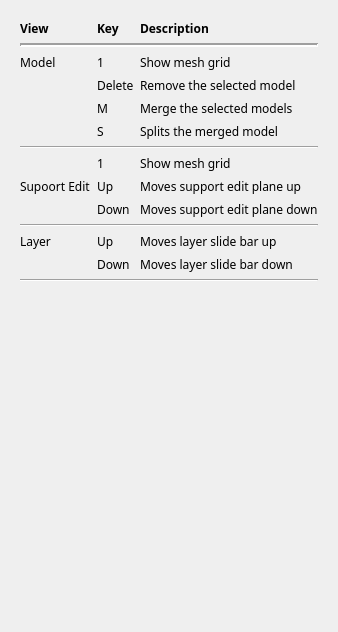
           <widget class="QWidget" name="tab_3">
            <attribute name="title">
             <string>Shortcut Key</string>
            </attribute>
            <layout class="QGridLayout" name="gridLayout_7">
             <item row="1" column="0">
              <spacer name="verticalSpacer_2">
               <property name="font">
                <font>
                 <family>맑은 고딕</family>
                 <pointsize>9</pointsize>
                 <weight>50</weight>
                 <bold>false</bold>
                </font>
               </property>
               <property name="orientation">
                <enum>Qt::Vertical</enum>
               </property>
               <property name="sizeType">
                <enum>QSizePolicy::Maximum</enum>
               </property>
               <property name="sizeHint" stdset="0">
                <size>
                 <width>20</width>
                 <height>330</height>
                </size>
               </property>
              </spacer>
             </item>
             <item row="0" column="0">
              <widget class="QFrame" name="frame_3">
               <property name="font">
                <font>
                 <family>맑은 고딕</family>
                 <pointsize>9</pointsize>
                 <weight>50</weight>
                 <bold>false</bold>
                </font>
               </property>
               <layout class="QGridLayout" name="gridLayout_4">
                <item row="9" column="0">
                 <widget class="QLabel" name="label_67">
                  <property name="maximumSize">
                   <size>
                    <width>150</width>
                    <height>16777215</height>
                   </size>
                  </property>
                  <property name="font">
                   <font>
                    <family>맑은 고딕</family>
                    <pointsize>9</pointsize>
                    <weight>50</weight>
                    <bold>false</bold>
                   </font>
                  </property>
                  <property name="text">
                   <string>Supoort Edit</string>
                  </property>
                 </widget>
                </item>
                <item row="9" column="1">
                 <widget class="QLabel" name="label_70">
                  <property name="font">
                   <font>
                    <family>맑은 고딕</family>
                    <pointsize>9</pointsize>
                    <weight>50</weight>
                    <bold>false</bold>
                   </font>
                  </property>
                  <property name="text">
                   <string>Up</string>
                  </property>
                 </widget>
                </item>
                <item row="0" column="2">
                 <widget class="QLabel" name="label_4">
                  <property name="font">
                   <font>
                    <family>맑은 고딕</family>
                    <pointsize>9</pointsize>
                    <weight>75</weight>
                    <bold>true</bold>
                   </font>
                  </property>
                  <property name="text">
                   <string>Description</string>
                  </property>
                 </widget>
                </item>
                <item row="2" column="0">
                 <widget class="QLabel" name="label_82">
                  <property name="maximumSize">
                   <size>
                    <width>150</width>
                    <height>16777215</height>
                   </size>
                  </property>
                  <property name="font">
                   <font>
                    <family>맑은 고딕</family>
                    <pointsize>9</pointsize>
                    <weight>50</weight>
                    <bold>false</bold>
                   </font>
                  </property>
                  <property name="text">
                   <string>Model</string>
                  </property>
                 </widget>
                </item>
                <item row="1" column="0" colspan="3">
                 <widget class="Line" name="line_7">
                  <property name="minimumSize">
                   <size>
                    <width>0</width>
                    <height>5</height>
                   </size>
                  </property>
                  <property name="maximumSize">
                   <size>
                    <width>16777215</width>
                    <height>5</height>
                   </size>
                  </property>
                  <property name="font">
                   <font>
                    <family>맑은 고딕</family>
                    <pointsize>9</pointsize>
                    <weight>75</weight>
                    <bold>true</bold>
                   </font>
                  </property>
                  <property name="frameShadow">
                   <enum>QFrame::Sunken</enum>
                  </property>
                  <property name="lineWidth">
                   <number>2</number>
                  </property>
                  <property name="orientation">
                   <enum>Qt::Horizontal</enum>
                  </property>
                 </widget>
                </item>
                <item row="4" column="1">
                 <widget class="QLabel" name="label_64">
                  <property name="font">
                   <font>
                    <family>맑은 고딕</family>
                    <pointsize>9</pointsize>
                    <weight>50</weight>
                    <bold>false</bold>
                   </font>
                  </property>
                  <property name="text">
                   <string>Delete</string>
                  </property>
                 </widget>
                </item>
                <item row="0" column="1">
                 <widget class="QLabel" name="label_10">
                  <property name="font">
                   <font>
                    <family>맑은 고딕</family>
                    <pointsize>9</pointsize>
                    <weight>75</weight>
                    <bold>true</bold>
                   </font>
                  </property>
                  <property name="text">
                   <string>Key</string>
                  </property>
                 </widget>
                </item>
                <item row="12" column="1">
                 <widget class="QLabel" name="label_58">
                  <property name="font">
                   <font>
                    <family>맑은 고딕</family>
                    <pointsize>9</pointsize>
                    <weight>50</weight>
                    <bold>false</bold>
                   </font>
                  </property>
                  <property name="text">
                   <string>Up</string>
                  </property>
                 </widget>
                </item>
                <item row="4" column="2">
                 <widget class="QLabel" name="label_45">
                  <property name="font">
                   <font>
                    <family>맑은 고딕</family>
                    <pointsize>9</pointsize>
                    <weight>50</weight>
                    <bold>false</bold>
                   </font>
                  </property>
                  <property name="text">
                   <string>Remove the selected model</string>
                  </property>
                 </widget>
                </item>
                <item row="0" column="0">
                 <widget class="QLabel" name="label_49">
                  <property name="maximumSize">
                   <size>
                    <width>150</width>
                    <height>16777215</height>
                   </size>
                  </property>
                  <property name="font">
                   <font>
                    <family>맑은 고딕</family>
                    <pointsize>9</pointsize>
                    <weight>75</weight>
                    <bold>true</bold>
                   </font>
                  </property>
                  <property name="text">
                   <string>View</string>
                  </property>
                 </widget>
                </item>
                <item row="7" column="0" colspan="3">
                 <widget class="Line" name="line_8">
                  <property name="font">
                   <font>
                    <family>맑은 고딕</family>
                    <pointsize>9</pointsize>
                    <weight>50</weight>
                    <bold>false</bold>
                   </font>
                  </property>
                  <property name="frameShadow">
                   <enum>QFrame::Sunken</enum>
                  </property>
                  <property name="orientation">
                   <enum>Qt::Horizontal</enum>
                  </property>
                 </widget>
                </item>
                <item row="11" column="0" colspan="3">
                 <widget class="Line" name="line_9">
                  <property name="font">
                   <font>
                    <family>맑은 고딕</family>
                    <pointsize>9</pointsize>
                    <weight>50</weight>
                    <bold>false</bold>
                   </font>
                  </property>
                  <property name="orientation">
                   <enum>Qt::Horizontal</enum>
                  </property>
                 </widget>
                </item>
                <item row="10" column="1">
                 <widget class="QLabel" name="label_22">
                  <property name="font">
                   <font>
                    <family>맑은 고딕</family>
                    <pointsize>9</pointsize>
                    <weight>50</weight>
                    <bold>false</bold>
                   </font>
                  </property>
                  <property name="text">
                   <string>Down</string>
                  </property>
                 </widget>
                </item>
                <item row="12" column="0">
                 <widget class="QLabel" name="label_42">
                  <property name="maximumSize">
                   <size>
                    <width>150</width>
                    <height>16777215</height>
                   </size>
                  </property>
                  <property name="font">
                   <font>
                    <family>맑은 고딕</family>
                    <pointsize>9</pointsize>
                    <weight>50</weight>
                    <bold>false</bold>
                   </font>
                  </property>
                  <property name="text">
                   <string>Layer</string>
                  </property>
                 </widget>
                </item>
                <item row="10" column="2">
                 <widget class="QLabel" name="label_41">
                  <property name="font">
                   <font>
                    <family>맑은 고딕</family>
                    <pointsize>9</pointsize>
                    <weight>50</weight>
                    <bold>false</bold>
                   </font>
                  </property>
                  <property name="text">
                   <string>Moves support edit plane down</string>
                  </property>
                 </widget>
                </item>
                <item row="9" column="2">
                 <widget class="QLabel" name="label_16">
                  <property name="font">
                   <font>
                    <family>맑은 고딕</family>
                    <pointsize>9</pointsize>
                    <weight>50</weight>
                    <bold>false</bold>
                   </font>
                  </property>
                  <property name="text">
                   <string>Moves support edit plane up</string>
                  </property>
                 </widget>
                </item>
                <item row="13" column="1">
                 <widget class="QLabel" name="label_34">
                  <property name="font">
                   <font>
                    <family>맑은 고딕</family>
                    <pointsize>9</pointsize>
                    <weight>50</weight>
                    <bold>false</bold>
                   </font>
                  </property>
                  <property name="text">
                   <string>Down</string>
                  </property>
                 </widget>
                </item>
                <item row="12" column="2">
                 <widget class="QLabel" name="label_73">
                  <property name="font">
                   <font>
                    <family>맑은 고딕</family>
                    <pointsize>9</pointsize>
                    <weight>50</weight>
                    <bold>false</bold>
                   </font>
                  </property>
                  <property name="text">
                   <string>Moves layer slide bar up</string>
                  </property>
                 </widget>
                </item>
                <item row="2" column="1">
                 <widget class="QLabel" name="label_76">
                  <property name="font">
                   <font>
                    <family>맑은 고딕</family>
                    <pointsize>9</pointsize>
                    <weight>50</weight>
                    <bold>false</bold>
                   </font>
                  </property>
                  <property name="text">
                   <string notr="true">1</string>
                  </property>
                 </widget>
                </item>
                <item row="13" column="2">
                 <widget class="QLabel" name="label_39">
                  <property name="font">
                   <font>
                    <family>맑은 고딕</family>
                    <pointsize>9</pointsize>
                    <weight>50</weight>
                    <bold>false</bold>
                   </font>
                  </property>
                  <property name="text">
                   <string>Moves layer slide bar down</string>
                  </property>
                 </widget>
                </item>
                <item row="2" column="2">
                 <widget class="QLabel" name="label_79">
                  <property name="font">
                   <font>
                    <family>맑은 고딕</family>
                    <pointsize>9</pointsize>
                    <weight>50</weight>
                    <bold>false</bold>
                   </font>
                  </property>
                  <property name="text">
                   <string>Show mesh grid</string>
                  </property>
                 </widget>
                </item>
                <item row="14" column="0" colspan="3">
                 <widget class="Line" name="line">
                  <property name="font">
                   <font>
                    <family>맑은 고딕</family>
                    <pointsize>9</pointsize>
                    <weight>50</weight>
                    <bold>false</bold>
                   </font>
                  </property>
                  <property name="orientation">
                   <enum>Qt::Horizontal</enum>
                  </property>
                 </widget>
                </item>
                <item row="5" column="1">
                 <widget class="QLabel" name="label">
                  <property name="font">
                   <font>
                    <family>맑은 고딕</family>
                    <pointsize>9</pointsize>
                    <weight>50</weight>
                    <bold>false</bold>
                   </font>
                  </property>
                  <property name="text">
                   <string notr="true">M</string>
                  </property>
                 </widget>
                </item>
                <item row="5" column="2">
                 <widget class="QLabel" name="label_2">
                  <property name="font">
                   <font>
                    <family>맑은 고딕</family>
                    <pointsize>9</pointsize>
                    <weight>50</weight>
                    <bold>false</bold>
                   </font>
                  </property>
                  <property name="text">
                   <string>Merge the selected models</string>
                  </property>
                 </widget>
                </item>
                <item row="6" column="2">
                 <widget class="QLabel" name="label_6">
                  <property name="font">
                   <font>
                    <family>맑은 고딕</family>
                    <pointsize>9</pointsize>
                    <weight>50</weight>
                    <bold>false</bold>
                   </font>
                  </property>
                  <property name="text">
                   <string>Splits the merged model</string>
                  </property>
                 </widget>
                </item>
                <item row="6" column="1">
                 <widget class="QLabel" name="label_5">
                  <property name="font">
                   <font>
                    <family>맑은 고딕</family>
                    <pointsize>9</pointsize>
                    <weight>50</weight>
                    <bold>false</bold>
                   </font>
                  </property>
                  <property name="text">
                   <string notr="true">S</string>
                  </property>
                 </widget>
                </item>
                <item row="8" column="1">
                 <widget class="QLabel" name="label_7">
                  <property name="font">
                   <font>
                    <family>맑은 고딕</family>
                    <pointsize>9</pointsize>
                    <weight>50</weight>
                    <bold>false</bold>
                   </font>
                  </property>
                  <property name="text">
                   <string notr="true">1</string>
                  </property>
                 </widget>
                </item>
                <item row="8" column="2">
                 <widget class="QLabel" name="label_8">
                  <property name="font">
                   <font>
                    <family>맑은 고딕</family>
                    <pointsize>9</pointsize>
                    <weight>50</weight>
                    <bold>false</bold>
                   </font>
                  </property>
                  <property name="text">
                   <string>Show mesh grid</string>
                  </property>
                 </widget>
                </item>
               </layout>
              </widget>
             </item>
            </layout>
           </widget>
